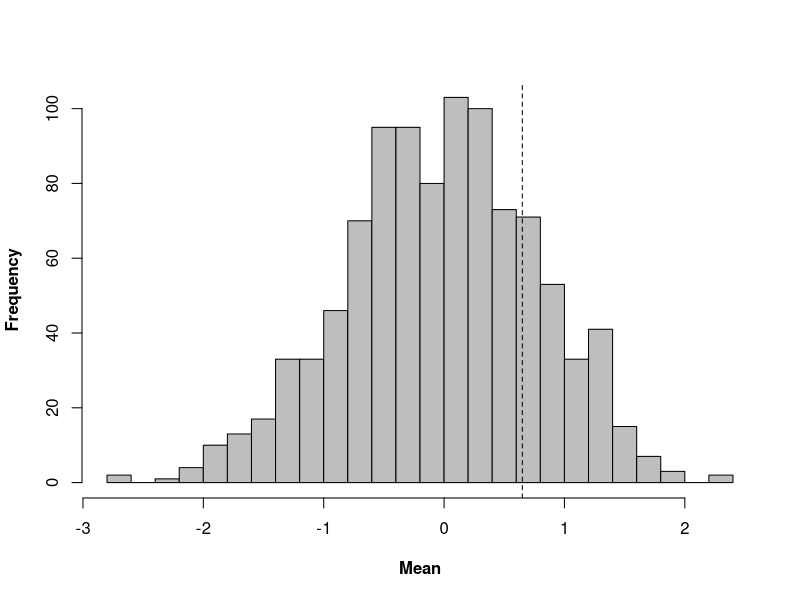
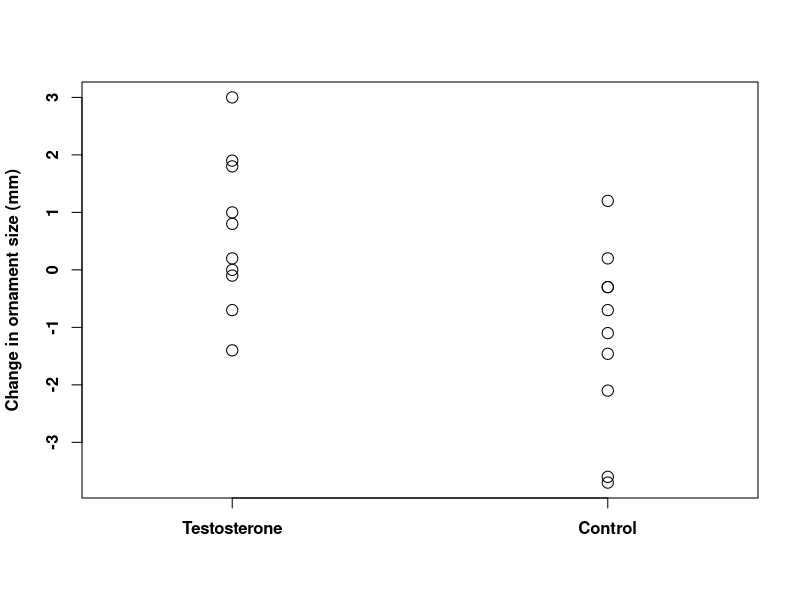
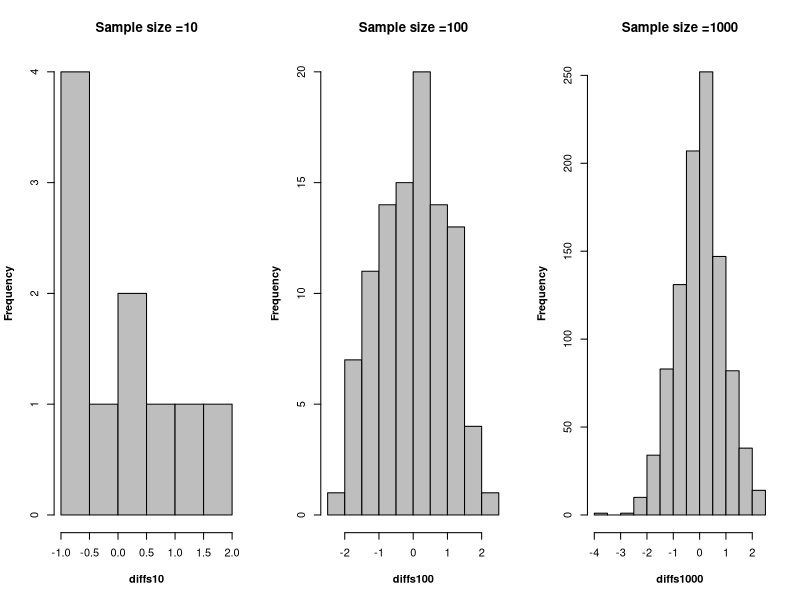
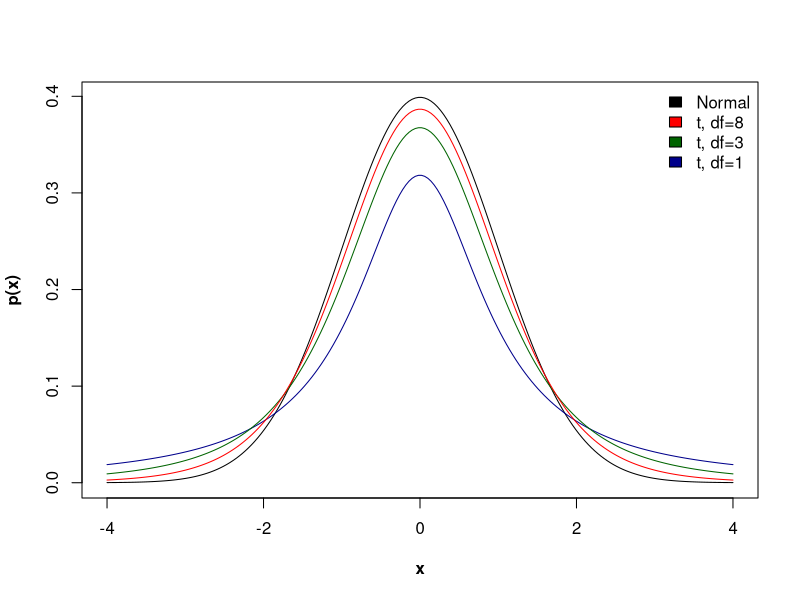
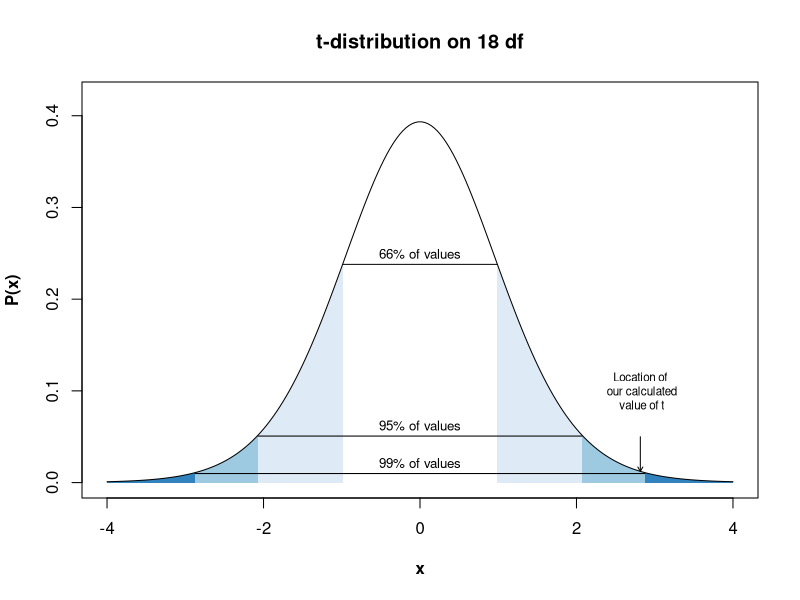

Recreate these plots in R, in order.
## ---- chunk 1
knitr::opts_chunk$set(collapse = TRUE, warning = FALSE, message = FALSE, comment = NA)
## ---- chunk 2
options(digits = 5)  ##Sets number of sig. figs to display output to
## ---- chunk 3
patch.before <- c(12.3, 9.0, 11.5, 11.9, 14.2, 8.7, 10.5, 9.2, 12.9, 10.1)
patch.after <- c(12.3, 10.0, 10.8, 13.8, 14.1, 10.5, 9.1, 12.2, 13.7, 10.3)
## ---- chunk 4
patch.diff <- patch.after - patch.before
patch.diff
## ---- chunk 5
mean(patch.diff)
## ---- chunk 6



set.seed=1004
data1<-replicate(1000,rnorm(10,mean(patch.before),sd(patch.before)))
data2<-replicate(1000,rnorm(10,mean(patch.before),sd(patch.before)))


mean.differences10<-apply(data1,2,mean)-apply(data2,2,mean)

hist(mean.differences10,breaks=20,col="grey",xlab="Mean", main="",font.lab=2)
abline(v=0.65,lty=2)
## ---- chunk 7
sum(mean.differences10>0.65)
## ---- chunk 8
patch.diff.control<-c(-0.7,-1.46,-0.3,-3.7,0.2,1.2,-3.6,-2.1,-0.3,-1.1)
## ---- chunk 9

stripchart(x=list(patch.diff,patch.diff.control),cex=1.5,ylab="Change in ornament size (mm)",pch= 1, vertical=TRUE,at=c(1.2,1.8),group.names=c("Testosterone","Control"),font.lab=2, font.axis=2)

## ---- chunk 10
mean.diff <- mean(patch.diff) - mean(patch.diff.control)
mean.diff
## ---- chunk 11
diffs10 <-
  apply(replicate(10, rnorm(10, 5, 2)), 2, mean) - apply(replicate(10, rnorm(10, 5, 2)), 2, mean)

diffs100 <-
  apply(replicate(100, rnorm(10, 5, 2)), 2, mean) - apply(replicate(100, rnorm(10, 5, 2)), 2, mean)

diffs1000 <-
  apply(replicate(1000, rnorm(10, 5, 2)), 2, mean) - apply(replicate(1000, rnorm(10, 5, 2)), 2, mean)
## ---- chunk 12

# Set plot area to have three figures side by side
par(mfrow = c(1, 3))

# Histogram of 10 random differences
hist(diffs10,
     col = 'grey',
     main = "Sample size =10",
     font.lab = 2)

# Histogram of 100 random differences
hist(diffs100,
     col = 'grey',
     main = "Sample size =100",
     font.lab = 2)

# Histogram of 1000 random differences
hist(diffs1000,
     col = 'grey',
     main = "Sample size =1000",
     font.lab = 2)

# Set plot area back to the default
par(mfrow = c(1, 1))
## ---- chunk 13
X1<-seq(-4,4,length=200)
Y1<-dnorm(X1)
Y2<-dt(X1,1)
Y3<-dt(X1,3)
Y4<-dt(X1,8)

plot(X1,Y1,xlab="x",ylab="p(x)",type="l", font.lab=2)
points(X1,Y2,col="darkblue",type="l")
points(X1,Y3,col="darkgreen",type="l")
points(X1,Y4,col="red",type="l")
legend("topright",legend=c("Normal","t, df=8","t, df=3","t, df=1"),fill=c("black","red","darkgreen","darkblue"),bty="n")
## ---- chunk 14
mean.diff.t <-
  mean.diff / sqrt((var(patch.diff) / 10) + 
                     (var(patch.diff.control) / 10))
mean.diff.t
## ---- chunk 15
X1<-seq(-4,4,length=200)
Y1<-dt(X1,18)
plot(X1,Y1,type="n",xlab="x",ylab="P(x)",ylim=c(0,0.42),main="t-distribution on 18 df", font.lab=2)

x0<-min(which(X1>=qt(0.005,18)))
x1<-min(which(X1>=qt(0.025,18)))
x2<-min(which(X1>=qt(0.1666,18)))
x3<-max(which(X1<=qt(0.8333,18)))
x4<-max(which(X1<=qt(0.975,18)))
x5<-max(which(X1<=qt(0.995,18)))

polygon(x=c(X1[c(1,1:x0,x0)]), y= c(0, Y1[1:x0], 0), col="#3182bd",border=NA)
polygon(x=c(X1[c(x0,x0:x1,x1)]), y= c(0, Y1[x0:x1], 0), col="#9ecae1",border=NA)
polygon(x=c(X1[c(x1,x1:x2,x2)]), y= c(0, Y1[x1:x2], 0), col="#deebf7",border=NA)
polygon(x=c(X1[c(x2,x2:x3,x3)]), y= c(0, Y1[x2:x3], 0), col="white",border=NA)
polygon(x=c(X1[c(x3,x3:x4,x4)]), y= c(0, Y1[x3:x4], 0), col="#deebf7",border=NA)
polygon(x=c(X1[c(x4,x4:x5,x5)]), y= c(0, Y1[x4:x5], 0), col="#9ecae1",border=NA)
polygon(x=c(X1[c(x5,x5:200,200)]), y= c(0, Y1[x5:200], 0), col="#3182bd",border=NA)

points(X1,Y1,type="l")

text(0,Y1[x2]+0.01,"66% of values",cex=0.8)
lines(c(X1[x2],X1[x3]),c(Y1[x2]-0.001,Y1[x3]-0.001))

text(0,Y1[x1]+0.01,"95% of values",cex=0.8)
lines(c(X1[x1],X1[x4]),c(Y1[x1]-0.001,Y1[x4]-0.001))

text(0,Y1[x0]+0.01,"99% of values",cex=0.8)
lines(c(X1[x0],X1[x5]),c(Y1[x0]-0.001,Y1[x5]-0.001))

arrows(2.816,0.05,2.816,dt(2.816,18),length=0.05)

text(2.816,0.1,"Location of\n our calculated\n value of t",cex=0.7)

## ---- chunk 16
2*(1-pt(2.81,18))
## ---- chunk 17
t.test(patch.diff.control, patch.diff)
